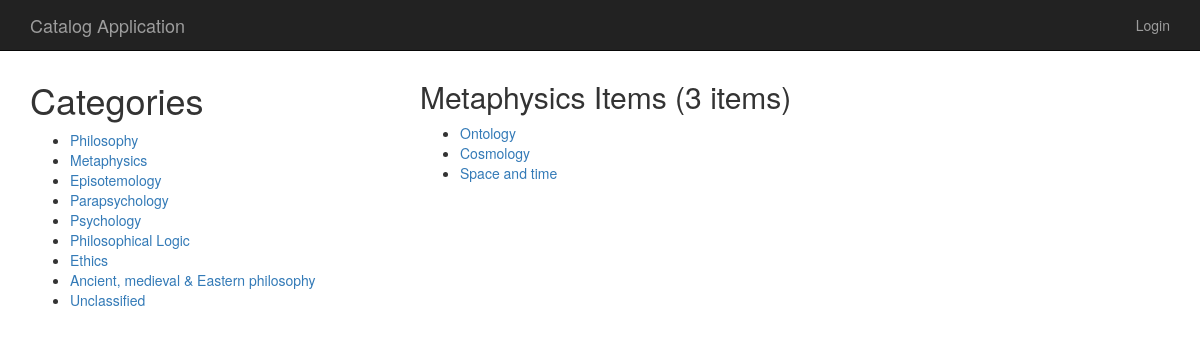
Page /catalog/2/items/ on the committed database.
### database_setup.py (models this page shows, shortened)
class Category(Base):
    __tablename__ = 'category'
    id = Column(Integer, primary_key = True)
    name = Column(String, nullable = False, unique = True)
    user_id = Column(Integer, ForeignKey('user.id'))
    user = relationship(User)

class Item(Base):
    __tablename__ = 'item'
    id = Column(Integer, primary_key = True)
    name = Column(String(250), nullable = False)
    description = Column(String(500))
    create_time = Column(DateTime, default=func.now())
    category_id = Column(Integer, ForeignKey('category.id'))
    category = relationship(Category)
    user_id = Column(Integer, ForeignKey('user.id'))
    user = relationship(User)

### application.py (the view)
@app.route('/catalog/<int:category_id>/')
@app.route('/catalog/<int:category_id>/items/')
def showCategoryItems(category_id):
    categories = session.query(Category).all()
    category = session.query(Category).filter_by(id=category_id).one()
    items = session.query(Item).filter_by(category_id = category.id).all()
    if 'username' not in login_session or category.user_id != login_session['user_id']:
        return render_template('publiccategory.html', categories=categories,
            category=category, items=items)
    else:
        return render_template('category.html', categories=categories,
            category=category, items=items)

### templates/publiccategory.html (shortened to what this page needs)
{% extends "layout.html" %}
{% block leftpane %}
    {{ super() }}
{% endblock %}
{% block main %}
    <h2>{{ category.name }} Items ({{items|length}} items)</h2>
    <ul>
    {% for i in items %}
        <li><a href='{{url_for('showItemDescription', category_id=category.id, item_id=i.id)}}'>{{ i.name }}</a></li>
    {% endfor %}
    </ul>
{% endblock %}

### templates/layout.html (shortened to what this page needs)
{% extends "bootstrap/base.html" %}
{% block styles %}
{{super()}}
<link rel="stylesheet" href="{{url_for('.static', filename='appstyle.css')}}">
{% endblock %}
{% block navbar %}
<div class="navbar navbar-inverse navbar-fixed-top">
    <div class="container">
        <div class="navbar-header">
            <a class="navbar-brand" href="/">Catalog Application</a>
        </div>
        <div class="collapse navbar-collapse">
            <ul class="nav navbar-nav navbar-right">
            {% if 'username' not in session %}
                <li><a href="{{url_for('showLogin')}}">Login</a></li>
            {% else %}
                <li><a href="{{url_for('disconnect')}}">Logout</a></li>
            {% endif %}
            </ul>
        </div>
    </div>
</div>
{% endblock %}
{% block content %}
    <div class="container main-container theme-showcase" role="main">
        <div class="row">
            <div class = 'col-md-4'>
                {% block leftpane %}
                    <h1>Categories</h1>
                    <ul>
                    {% for c in categories %}
                        <li><a href='{{url_for('showCategoryItems', category_id=c.id)}}'>{{ c.name }}</a></li>
                    {% endfor %}
                    </ul>
                {% endblock %}
            </div>
            <div class='col-md-8'>
                <div class = 'main'>
                    {% block main %}
                    {% endblock %}
                </div>
            </div>
        </div>
    </div>
{% endblock %}

### static/appstyle.css (style rules this page uses)
.main-container { margin-top: 60px; }

### rows in the picture
Category: name "Philosophy"
Category: name "Metaphysics"
Category: name "Episotemology"
Category: name "Parapsychology"
Category: name "Psychology"
Category: name "Philosophical Logic"
Category: name "Ethics"
Category: name "Ancient, medieval & Eastern philosophy"
Category: name "Unclassified"
Item: name "Ontology"
Item: name "Cosmology"
Item: name "Space and time"

### other values in the picture
{{ items|length }} "3"
